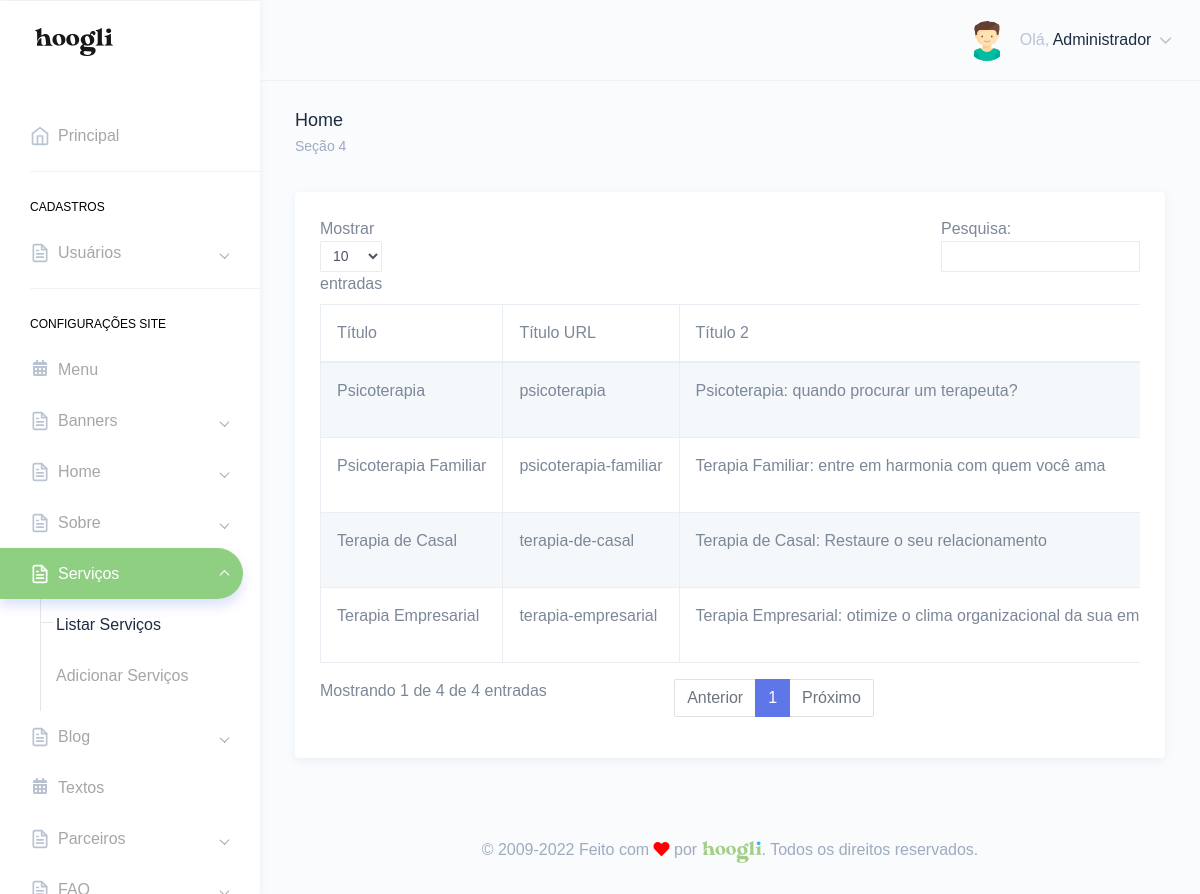
The app's page /painel/servico.php (signed in) with its own data.
### tables this page shows
CREATE TABLE `tbl_usuarios` (
  `id` int(11) NOT NULL,
  `nome` varchar(250) DEFAULT NULL,
  `email` varchar(250) DEFAULT NULL,
  `telefone` varchar(250) DEFAULT NULL,
  `endereco` varchar(250) DEFAULT NULL,
  `cpf` varchar(100) DEFAULT NULL,
  `login` varchar(100) DEFAULT NULL,
  `senha` varchar(100) DEFAULT NULL,
  `foto` varchar(250) DEFAULT NULL,
  `id_cargo` int(11) DEFAULT NULL,
  `sexo` varchar(2) DEFAULT NULL,
  `perm_cad_usuario` varchar(2) DEFAULT NULL,
  `perm_relatorio` varchar(2) DEFAULT NULL,
  `perm_add_usuario` varchar(2) DEFAULT NULL,
  `perm_edit_usuario` varchar(2) DEFAULT NULL,
  `perm_del_usuario` varchar(2) DEFAULT NULL,
  `perm_cad_contato` varchar(2) DEFAULT NULL,
  `perm_edit_contato` varchar(2) DEFAULT NULL,
  `perm_del_contato` varchar(2) DEFAULT NULL,
  `perm_edit_contato_nf` varchar(3) DEFAULT NULL,
  `perm_pag_principal_rm` varchar(2) DEFAULT NULL,
  `perm_pag_principal_uc` varchar(2) DEFAULT NULL,
  `admin_geral` varchar(2) DEFAULT NULL,
  `data_frase` date DEFAULT NULL,
  `id_frase` int(11) DEFAULT NULL,
  `frase_lida` varchar(2) DEFAULT NULL
);

CREATE TABLE `tbl_servico` (
  `id` int(11) NOT NULL,
  `titulo` varchar(30) DEFAULT NULL,
  `subtitulo` varchar(150) DEFAULT NULL,
  `titulo2` varchar(70) DEFAULT NULL,
  `texto` longtext DEFAULT NULL,
  `servico1` varchar(30) DEFAULT NULL,
  `servico2` varchar(30) DEFAULT NULL,
  `servico3` varchar(30) DEFAULT NULL,
  `servico4` varchar(30) DEFAULT NULL,
  `servico5` varchar(30) DEFAULT NULL,
  `servico1_link` varchar(50) DEFAULT NULL,
  `servico2_link` varchar(50) DEFAULT NULL,
  `servico3_link` varchar(50) DEFAULT NULL,
  `servico4_link` varchar(50) DEFAULT NULL,
  `servico5_link` varchar(50) DEFAULT NULL,
  `cta_pergunta` varchar(50) DEFAULT NULL,
  `cta_botao` varchar(50) DEFAULT NULL,
  `texto2` longtext DEFAULT NULL,
  `item1` varchar(30) DEFAULT NULL,
  `item2` varchar(30) DEFAULT NULL,
  `item3` varchar(50) DEFAULT NULL,
  `item4` varchar(30) DEFAULT NULL,
  `item5` varchar(30) DEFAULT NULL,
  `item6` varchar(30) DEFAULT NULL,
  `item7` varchar(30) DEFAULT NULL,
  `texto3` longtext DEFAULT NULL,
  `nome_botao` varchar(30) DEFAULT NULL,
  `link_botao` varchar(50) DEFAULT NULL,
  `titulo3` varchar(20) DEFAULT NULL,
  `texto4` varchar(120) DEFAULT NULL,
  `titulo4` varchar(20) DEFAULT NULL,
  `texto5` varchar(120) DEFAULT NULL,
  `foto` varchar(50) DEFAULT NULL,
  `titulo5` varchar(20) DEFAULT NULL,
  `texto6` varchar(120) DEFAULT NULL,
  `item8` varchar(50) DEFAULT NULL,
  `item9` varchar(50) DEFAULT NULL,
  `item10` varchar(50) DEFAULT NULL,
  `pergunta1` varchar(50) DEFAULT NULL,
  `resposta1` varchar(300) DEFAULT NULL,
  `pergunta2` varchar(50) DEFAULT NULL,
  `resposta2` varchar(100) DEFAULT NULL,
  `pergunta3` varchar(50) DEFAULT NULL,
  `resposta3` varchar(200) DEFAULT NULL,
  `pergunta4` varchar(70) DEFAULT NULL,
  `resposta4` varchar(200) DEFAULT NULL,
  `item11` varchar(50) DEFAULT NULL,
  `item12` varchar(50) DEFAULT NULL,
  `item13` varchar(50) DEFAULT NULL,
  `item14` varchar(50) DEFAULT NULL,
  `name_url` varchar(30) DEFAULT NULL,
  `foto1` varchar(50) DEFAULT NULL
);

### Connection/con-pdo.php (called while the page is built, shortened)
<?php
$conInstanciada = '';
if(empty($conInstanciada)) {
	class Conexao {
		private static $pdo;
		public static function getInstance() {
		if (!isset(self::$pdo)) {
		 try {
		  $opcoes = array(PDO::MYSQL_ATTR_INIT_COMMAND => 'SET NAMES utf8', PDO::ATTR_PERSISTENT => TRUE);
		  self::$pdo = new PDO("mysql:host=" . HOST . "; dbname=" . DBNAME . "; charset=" . CHARSET . ";", USER, PASSWORD, $opcoes);
		  self::$pdo->setAttribute(PDO::ATTR_ERRMODE, PDO::ERRMODE_EXCEPTION);
		 } catch (PDOException $e) {
		  print "Erro: " . $e->getMessage();
		 }
		}
		return self::$pdo;
		}
	}
}

### Class/acesso.class.php (called while the page is built, shortened)
<?php
$AcessoInstanciada = '';
if(empty($AcessoInstanciada)) {
	if(file_exists('Connection/conexao.php')) {
		require_once('Connection/con-pdo.php');
		require_once('Class/funcoes.php');
	} else {
		require_once('../Connection/con-pdo.php');
		require_once('../Class/funcoes.php');
	}
	class Acesso {
		private $pdo = null;
		private static $Acesso = null;
		private function __construct($conexao){
			$this->pdo = $conexao;
		}
		public static function getInstance($conexao){
			if (!isset(self::$Acesso)):
				self::$Acesso = new Acesso($conexao);
			endif;
			return self::$Acesso;
		}
		function rsDados($id='', $idCargo='', $orderBy='', $limite='') {
			$sqlLimite = '';
			$sqlOrdem = '';
			$sql = '';
			$nCampos = 0;
			if(!empty($id)) {
				$sql .= " and id = ?";
				$nCampos++;
				$campo[$nCampos] = $id;
			}
			try{
				$sql = "SELECT * FROM tbl_usuarios where 1=1 $sql $sqlOrdem $sqlLimite";
				$stm = $this->pdo->prepare($sql);
				for($i=1; $i<=$nCampos; $i++) {
					$stm->bindValue($i, $campo[$i]);
				}
				$stm->execute();
				$rsDados = $stm->fetchAll(PDO::FETCH_OBJ);
				if($id <> '' or $limite == 1) {
					return($rsDados[0]);
				} else {
					return($rsDados);
				}
			} catch(PDOException $erro){
				echo $erro->getMessage();
			}
		}
	}
}

### painel/verifica.php (called while the page is built, shortened)
<?php
include "../Class/acesso.class.php";
$verificaRestrito = Acesso::getInstance(Conexao::getInstance());
include "../Class/servico.class.php";
$servico = Servico::getInstance(Conexao::getInstance());
$verificaRestrito->restritoAdmin();
$dadosUsuarioLogado = $verificaRestrito->rsDados($_SESSION['dadosLogado']->id);
?>

### Class/funcoes.php (called while the page is built, shortened)
<?php
  function icone_genero($genero) {
    switch ($genero) {
      case "M": return "assets/images/avatars/boy.svg"; break;
    }
  }
?>

### Class/servico.class.php (called while the page is built, shortened)
<?php
$ServicoInstanciada = '';
if(empty($ServicoInstanciada)) {
	if(file_exists('Connection/conexao.php')) {
		require_once('Connection/con-pdo.php');
		require_once('Class/funcoes.php');
	} else {
		require_once('../Connection/con-pdo.php');
		require_once('../Class/funcoes.php');
	}
	class Servico {
		private $pdo = null;
		private static $Servico = null;
		private function __construct($conexao){
			$this->pdo = $conexao;
		}
		public static function getInstance($conexao){
			if (!isset(self::$Servico)):
				self::$Servico = new Servico($conexao);
			endif;
			return self::$Servico;
		}
		function rsDados($id='', $orderBy='', $limite='', $destaque='', $categoria='') {
			$nCampos = 0;
			$sql = '';
			$sqlOrdem = '';
			$sqlLimite = '';
			try{
				$sql = "SELECT * FROM tbl_servico where 1=1 $sql $sqlOrdem $sqlLimite";
				$stm = $this->pdo->prepare($sql);
				for($i=1; $i<=$nCampos; $i++) {
					$stm->bindValue($i, $campo[$i]);
				}
				$stm->execute();
				$rsDados = $stm->fetchAll(PDO::FETCH_OBJ);
				if($id <> '' or $limite == 1) {
					return($rsDados[0]);
				} else {
					return($rsDados);
				}
			} catch(PDOException $erro){
				echo $erro->getMessage();
			}
		}
	}
}

### painel/servico.php (the view, shortened to what this page needs)
<?php include "verifica.php";
$puxaServico = $servico->rsDados();
?>
<!DOCTYPE html>
<html dir="ltr" lang="pt-br">
<head>
    <link href="dist/css/style.min.css" rel="stylesheet">
</head>
<body>
    <div id="main-wrapper" data-theme="light" data-layout="vertical" data-navbarbg="skin6" data-sidebartype="full" data-sidebar-position="fixed" data-header-position="fixed" data-boxed-layout="full">
      <?php include "header.php";?>
       <?php include "inc-menu-lateral.php";?>
        <div class="page-wrapper">
            <div class="page-breadcrumb">
                <div class="row">
                    <div class="col-7 align-self-center">
                        <h4 class="page-title text-truncate text-dark font-weight-medium mb-1">Home</h4>
                        <div class="d-flex align-items-center">
                            <nav aria-label="breadcrumb">
                                <ol class="breadcrumb m-0 p-0">
                                    <li class="breadcrumb-item"><a href="." class="text-muted">Seção 4</a></li>
                                </ol>
                            </nav>
                        </div>
                    </div>
                </div>
            </div>
            <div class="container-fluid">
                <div class="row">
                    <div class="col-12">
                        <div class="card">
                            <div class="card-body">
                                <div class="table-responsive">
                                    <table id="zero_config" class="table table-striped table-bordered no-wrap">
                                        <thead>
                                            <tr>
                                                <th>Título</th>
                                                <th>Título URL</th>
                                                <th>Título 2</th>
                                            </tr>
                                        </thead>
                                        <tbody>
                                            <?php
                                            if(count($puxaServico) > 0){
                                            foreach($puxaServico as $servico){?>
                                            <tr>
                                                <td><?php echo $servico->titulo;?></td>
                                                <td><?php echo $servico->name_url;?></td>
                                                <td><?php echo $servico->titulo2;?></td>
                                            </tr>
                                            <?php } }?>
                                        </tbody>
                                    </table>
                                </div>
                            </div>
                        </div>
                    </div>
                </div>
            </div>
        <?php include "footer.php";?>
        </div>
    </div>
</body>
</html>

### painel/header.php (shortened to what this page needs)
<header class="topbar" data-navbarbg="skin6">
            <nav class="navbar top-navbar navbar-expand-md">
                <div class="navbar-header" data-logobg="skin6">
                    <div class="navbar-brand">
                        <a href=".">
                            <span class="logo-text">
                                <img src="assets/images/hoogli_logo.png" alt="homepage" class="dark-logo" />
                            </span>
                        </a>
                    </div>
                </div>
                <div class="navbar-collapse collapse" id="navbarSupportedContent">
                    <ul class="navbar-nav float-right">
                        <li class="nav-item dropdown">
                            <a class="nav-link dropdown-toggle" href="javascript:void(0)" data-toggle="dropdown"
                                aria-haspopup="true" aria-expanded="false">
                                <?php if(!empty($dadosUsuarioLogado->foto)){?>
                                <img src="../img/<?php echo $dadosUsuarioLogado->foto;?>" alt="<?php echo $dadosUsuarioLogado->nome;?>" class="rounded-circle" width="40">
                                <?php }else{?>
                                <img src="<?php echo icone_genero($dadosUsuarioLogado->sexo);?>" alt="<?php echo $dadosUsuarioLogado->nome;?>" class="rounded-circle" width="40">
                                <?php }?>
                                <span class="ml-2 d-none d-lg-inline-block"><span>Olá,</span> <span
                                        class="text-dark"><?php echo $dadosUsuarioLogado->nome;?></span> <i data-feather="chevron-down"
                                        class="svg-icon"></i></span>
                            </a>
                        </li>
                    </ul>
                </div>
            </nav>
        </header>

### records on screen
tbl_usuarios: nome "Administrador"
tbl_servico: titulo "Psicoterapia", name_url "psicoterapia", titulo2 "Psicoterapia: quando procurar um terapeuta?"
tbl_servico: titulo "Terapia de Casal", name_url "terapia-de-casal", titulo2 "Terapia de Casal: Restaure o seu relacionamento"
tbl_servico: titulo "Psicoterapia Familiar", name_url "psicoterapia-familiar", titulo2 "Terapia Familiar: entre em harmonia com quem você ama"
tbl_servico: titulo "Terapia Empresarial", name_url "terapia-empresarial", titulo2 "Terapia Empresarial: otimize o clima organizacional da sua…"
